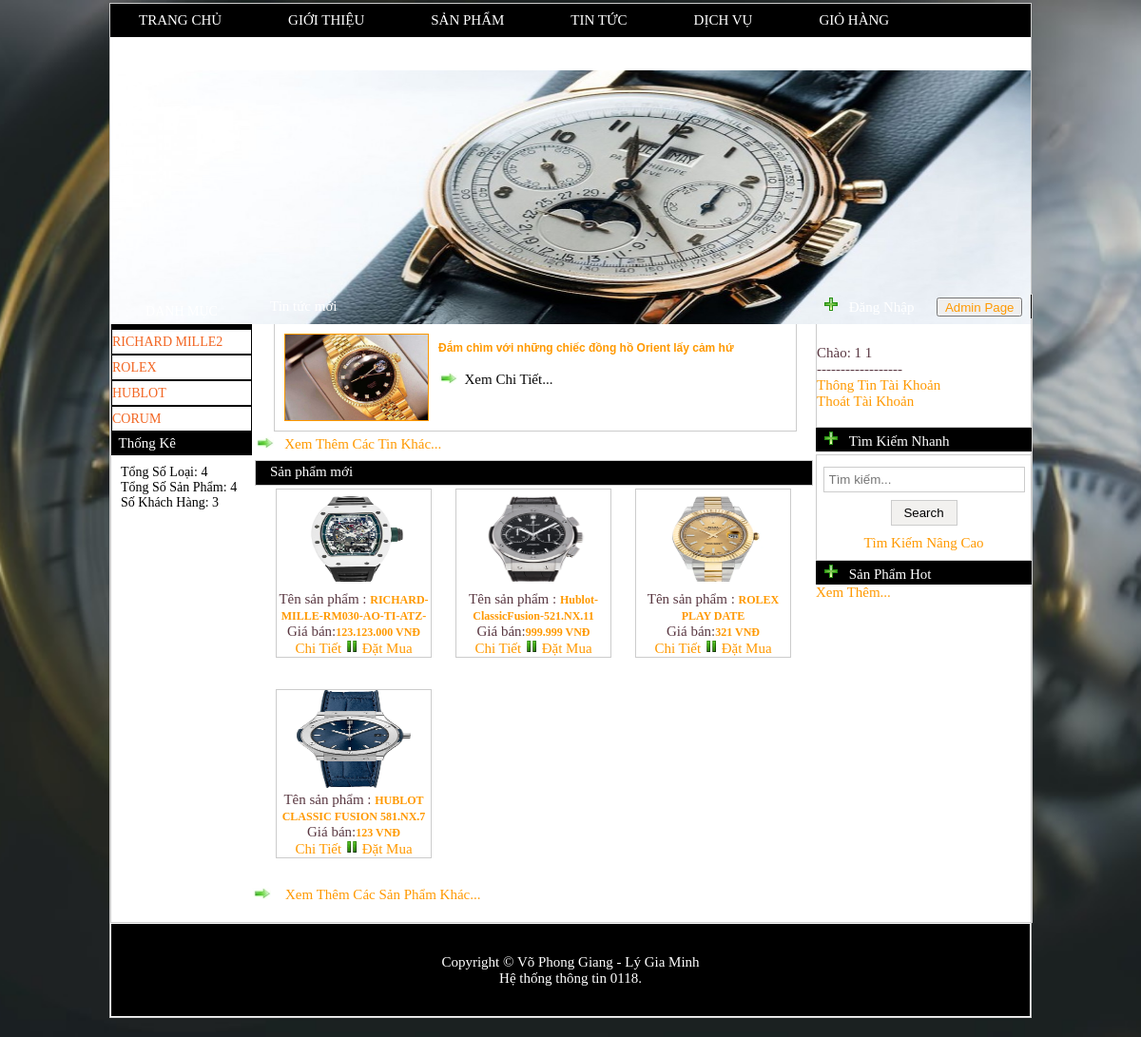
Page / (signed in) on the committed database.
### tables this page shows
CREATE TABLE `loai_sanpham` (
  `ma_loai` int(11) NOT NULL,
  `ten_loai` varchar(40) NOT NULL
);

CREATE TABLE `tin_tuc` (
  `ma_tt` int(11) NOT NULL,
  `tieu_de` varchar(50) NOT NULL,
  `hinh_anh` varchar(100) NOT NULL,
  `noi_dung` varchar(10000) NOT NULL,
  `ngay_dang` timestamp NOT NULL DEFAULT current_timestamp() ON UPDATE current_timestamp()
);

CREATE TABLE `sanpham` (
  `ma_sp` int(11) NOT NULL,
  `ma_loai` int(11) NOT NULL,
  `ten_sp` varchar(30) NOT NULL,
  `gia` float NOT NULL,
  `hinh_anh` varchar(100) NOT NULL,
  `mo_ta` varchar(300) NOT NULL,
  `ngay_d` timestamp NOT NULL DEFAULT current_timestamp() ON UPDATE current_timestamp(),
  `trang_thai` int(11) NOT NULL
);

### include/thongke.php (called while the page is built, shortened)
<?php
	$strSQL="SELECT COUNT(*) FROM loai_sanpham";
	$so_loai_sanpham=mysqli_query($ung,$strSQL);
	$rowLOAI=mysqli_fetch_array($so_loai_sanpham);
	$soloaisanpham=$rowLOAI[0];
	$strSQL="SELECT COUNT(*) from sanpham";
	$so_sp=mysqli_query($ung,$strSQL);
	$rowqua=mysqli_fetch_array($so_sp);
	$soqua=$rowqua[0];
	$strSQL="SELECT COUNT(*) FROM khach_hang";
	$khach_hang=mysqli_query($ung,$strSQL);
	$rowKHACH=mysqli_fetch_array($khach_hang);
	$khachhang=$rowKHACH[0];
?>

### include/main.php (the view, shortened to what this page needs)
<div id="manu">
<div class="spm">
	<h3>Tin tức mới</h3>
</div>
<div style="width:587px;margin-left:3px; margin-right:3px;">
  <table width="560" border="0" cellpadding="0" cellspacing="0" style="margin-bottom:8px;">
		<tr>
			<td>
				<?php
					$strSQL="SELECT * FROM tin_tuc ORDER BY ma_tt desc";
					$tintucmoinhat=mysqli_query($ung,$strSQL);
					$rowTINMOI=mysqli_fetch_array($tintucmoinhat);
				?>
					<table width="550" cellpadding="0" cellspacing="0" border="0" style="border:#CCCCCC 1px solid; margin-top:3px;margin-bottom:5px;margin-left:20px;">
					<tr>
					<td>
					<a href="#" onclick="chitiet_tt('<?php echo $rowTINMOI['ma_tt']; ?>')">
						<img src="images/tintuc/<?php echo $rowTINMOI['hinh_anh'] ?>" width="150" height="90"
						style="border: 1px solid; margin:10px;" align="left" />
					</a>
					<p class="pp">
					<a href="#" onclick="chitiet_tt('<?php echo $rowTINMOI['ma_tt']; ?>')"><b><?php echo $rowTINMOI['tieu_de'] ?></b></a>
					<br />
					<?php if(strlen($rowTINMOI['noi_dung']) > 120) { ?>
					<?php echo substr($rowTINMOI['noi_dung'], 0, 110)?>...
					<?php } else { ?><?php echo $rowTINMOI['noi_dung']; } ?>
					<br />
					<a href="#" onclick="chitiet_tt('<?php echo $rowTINMOI['ma_tt']; ?>')">
					<img src="images/next.jpg" border="0" align="bottom" />&nbsp;&nbsp;Xem Chi Tiết...</a>&nbsp;&nbsp;&nbsp;
					</p>
					</td>
			</tr>
			</table>
			</td>
		</tr>
		<tr>
			<td align="right">
				<a href="#" onclick="dentrang_onsubmit('tintuc')"><img src="images/next.jpg" border="0" align="bottom" />
				&nbsp;&nbsp;Xem Thêm Các Tin Khác...</a>
			</td>
		</tr>
  </table>
</div>
<div class="spm">
	<h3>Sản phẩm mới</h3>
</div>
				<?php
					$strSQL="SELECT * from sanpham ORDER BY ma_sp desc";
					$sp=mysqli_query($ung,$strSQL);
					while ($row=mysqli_fetch_assoc($sp)) {
				?>
<div class="item clearfix">
<div class="product" style="border:#CCCCCC 1px solid; margin-top:3px;">
	        <div class="image">
				<a href="#" onclick="chitiet('<?php echo $row['ma_sp']; ?>')">
				    <img src="images/sp/<?php echo $row['hinh_anh']; ?>" border="0" height="103" width="120" />
				</a>
			</div>
			<div class="item">
				<div class="name_pd">Tên sản phẩm : <span class="ten"><a href="#" onclick="chitiet('<?php echo $row['ma_sp']; ?>')"><b><?php echo $row['ten_sp']; ?></b></a>												<?php
												?></span>
				</div>
				<div class="name_pd">Giá bán:<span class="ten"><a href="#" onclick="chitiet('<?php echo $row['ma_sp']; ?>')"><b><?php echo number_format($row['gia'],0,'.','.'); ?> VNĐ</b></a></span>
				</div>
				<div class="detail">
					<a href="#" onclick="chitiet('<?php echo $row['ma_sp']; ?>')">Chi Tiết </a>
					<img src="images/icon.png" border="0" width="14" height="14" align="bottom" />
					<a href="#" onclick="chonhang('<?php echo $row['ma_sp']; ?>','<?php echo $row['ten_sp']; ?>','<?php echo $row['gia']; ?>')">Đặt Mua</a>
				</div>
	        </div>
</div>
<?php } ?>
</div>
</div>
			<div style="margin-bottom:20px;"><a href="#" onclick="dentrang_onsubmit('sanpham')"><img src="images/next.jpg" border="0" align="bottom" />
			&nbsp;&nbsp;
			Xem Thêm Các Sản Phẩm Khác...</a></div>

### menuleft.php (shortened to what this page needs)
<?php
	$ung= mysqli_connect("localhost","root","","csdldongho");
	$strSQL="SELECT * FROM loai_sanpham";
	$loaisanpham= mysqli_query($ung,$strSQL);
?>
<div id="left">
    <h1>DANH MỤC</h1>
	<ul>
		<?php while($row=mysqli_fetch_array($loaisanpham)) { ?>
		    <li><a href="#" onclick="loaisanpham_onsubmit('<?php echo $row['ma_loai']; ?>')"><?php echo $row['ten_loai']; ?></a></li>
		<?php } ?>
    </ul>
</div>
<?php include('include/thongke.php'); ?>
<table width="148" style="padding-top:5px;">
		<tr>
			<td style="height:25px; background:black; color:white">
				&nbsp;&nbsp;Thống Kê
			</td>
		</tr>
		<tr>
			<td style="margin-top:4px; width:147px;font-size:14px ;padding:10px; background:white; color:black;">
			Tổng Số Loại: <?php echo $soloaisanpham; ?>
			<br />
			Tổng Số Sản Phẩm: <?php echo $soqua; ?>
			<br />
			Số Khách Hàng: <?php echo $khachhang; ?>
			</td>
		</tr>
</table>

### style.css (style rules this page uses)
.clearfix::after { content:""; display:block; clear:both; height:0px; visibility:hidden; overflow:hidden; }
a:link { color:#FF9900; text-decoration:none; }
.ten { color:#FF9900; font-size:12px; }
.pp { margin:15px; font-size:12px; font-family:Arial, Helvetica, sans-serif; line-height:20px; }

### css/demo.css (style rules this page uses)
body,div,dl,dt,dd,ul,ol,li,h1,h2,h3,h4,h5,h6,pre,form,fieldset,input,textarea,p,blockquote,th,td { margin:0; padding:0; }
html,body { margin:0; padding:0; }
table { border-collapse:collapse; border-spacing:0; }
fieldset,img { border:0; }
ol,ul { list-style:none; }
h1,h2,h3,h4,h5,h6 { font-size:100%; font-weight:normal; }
body { font-family: Cambria, Palatino, "Palatino Linotype", "Palatino LT STD", Georgia, serif; background: #e0e3ec url(../images/bg.png) repeat top left; font-weight: 400; font-size: 15px; color: #593741; overflow-y: scroll; }
a { color: #333; text-decoration: none; }

### index.php (style rules this page uses)
body { width: 100%; background: url(./images/wb.jpg); height: auto; background-size: cover; background-position: center; }

### menuleft.php (style rules this page uses)
tr td { text-align: left; }
#left { width:148px; }
#left h1 { background:black; color:#FFFFFF; font-size:14px; text-align:center; padding: 10px; }
#left ul { list-style-type:none; margin:0px; padding:0px; }
#left ul a { text-decoration:none; line-height:25px; color:#f26522; background-color: white; display:block; width:auto; border-right:1px solid black; border-top:1px solid black ; border-bottom:1px solid black; border-left:1px solid black; font-size: 14px; }

### include/main.php (style rules this page uses)
.product { float: left; width: 162px; margin-top:20px; text-align: center; margin-left: 25px; margin-bottom: 30px; }
.spm { background:black; height: 25px; color: white; border:#CCCCCC 1px solid; margin-left:3px; margin-right: 3px; }
.spm h3 { padding: 3px; padding-left: 15px; }
.item { background-color: white; }

### rows in the picture
loai_sanpham: ten_loai "RICHARD MILLE2"
loai_sanpham: ten_loai "ROLEX"
loai_sanpham: ten_loai "HUBLOT"
loai_sanpham: ten_loai "CORUM"
tin_tuc: hinh_anh (picture), tieu_de "Đắm chìm với những chiếc đồng hồ Orient lấy cảm hứ"
sanpham: hinh_anh (picture), ten_sp "RICHARD-MILLE-RM030-AO-TI-ATZ-", gia "123.123.000"
sanpham: hinh_anh (picture), ten_sp "Hublot-ClassicFusion-521.NX.11", gia "999.999"
sanpham: hinh_anh (picture), ten_sp "ROLEX PLAY DATE", gia "321"
sanpham: hinh_anh (picture), ten_sp "HUBLOT CLASSIC FUSION 581.NX.7", gia "123"

### other values in the picture
$soloaisanpham "4"
$soqua "4"
$khachhang "3"
$_SESSION['hovaten'] "1 1"
